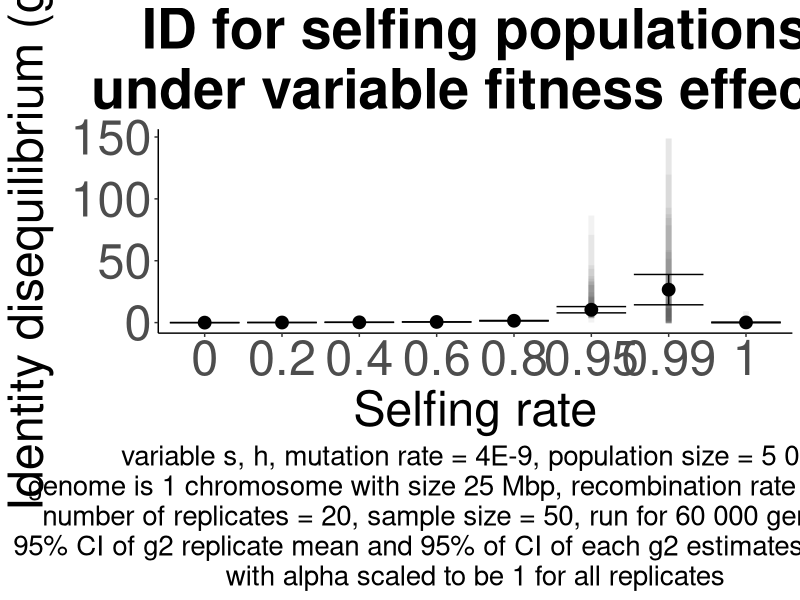

Source code (R):
#!/usr/bin/env Rscript

library(tidyverse)

ID_df_nonconstant_selfing <- read.csv("Data_ID_nonconstant_selfing.csv")
ID_df_nonconstant_selfing$Rep <- as.factor(ID_df_nonconstant_selfing$Rep)
ID_df_nonconstant_selfing$Rate <- as.factor(ID_df_nonconstant_selfing$Rate)

replicate_number = length(unique(ID_df_nonconstant_selfing$Rep))

ID_df_nonconstant_selfing_sum <- ID_df_nonconstant_selfing %>%
	group_by(Rate) %>%
	summarise(Expected_g2=mean(g2), sd_g2=sd(g2))

print(replicate_number)


print(str(ID_df_nonconstant_selfing))

g2_plot <- ggplot() + 
	geom_linerange(data = ID_df_nonconstant_selfing, aes(x = Rate, ymin = CI_lower, ymax = CI_upper), size = 2, alpha =0.05)+
	geom_point(data = ID_df_nonconstant_selfing_sum, aes(x=Rate, y=Expected_g2), size = 4) + 
	geom_errorbar(data = ID_df_nonconstant_selfing_sum, aes(x=Rate, ymin=Expected_g2-1.96*sd_g2/sqrt(replicate_number), ymax=Expected_g2+1.96*sd_g2/sqrt(replicate_number))) +
    scale_color_brewer(palette = "RdBu") + 
	labs(x="Selfing rate",y=expression(paste("Identity disequilibrium (",g[2],")")), 
		title="ID for selfing populations\nunder variable fitness effects",
		caption=paste("variable s, h, mutation rate = 4E-9, population size = 5 000\ngenome is 1 chromosome with size 25 Mbp, recombination rate = 4E-8 bp\nnumber of replicates = ", replicate_number, ", sample size = 50, run for 60 000 generations\n95% CI of g2 replicate mean and 95% of CI of each g2 estimates are shown\nwith alpha scaled to be 1 for all replicates", sep="")) + 
	theme(panel.grid.major=element_blank(),
    	      panel.grid.minor=element_blank(),
    	      panel.background=element_blank(),
    	      axis.line = element_line(color="black"),
    	      
    	      plot.title=element_text(size=40, hjust=0.5, face="bold"),
	      plot.caption=element_text(size=20, hjust=0.5),
	      axis.title.y=element_text(size=35),
	      axis.title.x=element_text(size=35),
	      
	      axis.text.x=element_text(size=35),
	      axis.text.y=element_text(size=35),
	      
	      legend.position="none")
	
ggsave(filename = "Plot_ID_g2_nonconstant_selfing.png",
	plot = g2_plot,
	dpi = 600,
	width=12,
	height=12)

print(warnings())
